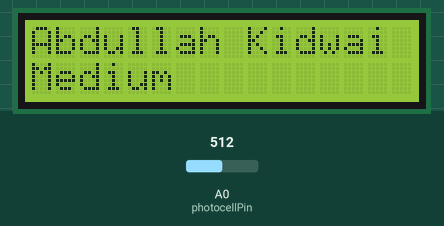
The sketch below on a simulated Arduino Uno, built with avr-gcc and run on an emulated ATmega328P. Shown: 16×2 character LCD. The inputs (shaded band) are chosen by the test bench; at power-on: A0 (photocellPin) = 512. What the sketch prints to the serial monitor is not drawn.

Above: at 2.2 s.
2.3 s: A0 (photocellPin) set to 491
At 3.5 s:
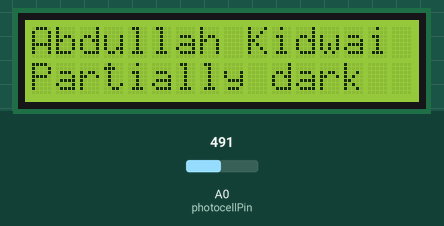
3.8 s: A0 (photocellPin) set to 810
At 4.3 s:
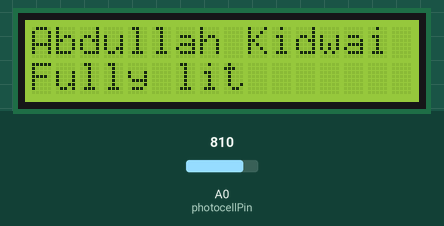
6.8 s: A0 (photocellPin) set to 790
At 8.1 s:
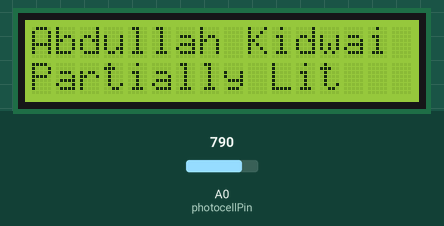
8.4 s: A0 (photocellPin) set to 390
At 9.4 s:
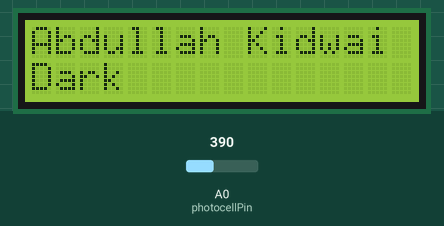
10.0 s: A0 (photocellPin) set to 410
At 11.1 s:
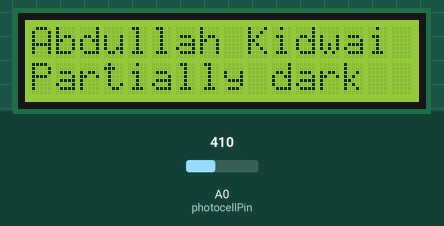
11.5 s: A0 (photocellPin) set to 510
At 12.0 s:
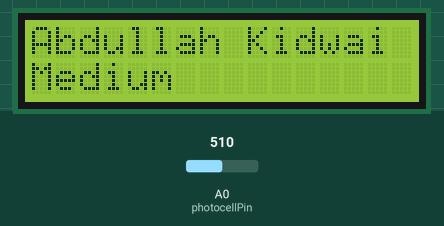
Timing chart, 0 to 14.0 s (numbered marks = the images above; inputs shaded):
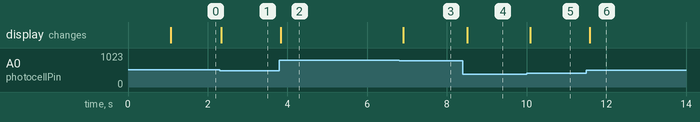

The sketch:

Lab_4.ino
```cpp
// include the library code:
#include <LiquidCrystal.h>

// initialize the library by associating any needed LCD interface pin
// with the arduino pin number it is connected to
const int rs = 12, en = 11, d4 = 5, d5 = 4, d6 = 3, d7 = 2;
LiquidCrystal lcd(rs, en, d4, d5, d6, d7);
int i;
int photocellPin = 0;     // the cell and 10K pulldown are connected to a0
int photocellReading;     // the analog reading from the sensor divider

void setup() {
  Serial.begin(9600);
  // set up the LCD's number of columns and rows:
  lcd.begin(16, 2);
  // Print a message to the LCD.
  lcd.setCursor(0, 0);
  lcd.print("Abdullah Kidwai");

  delay(1000);
}

void loop() {
  photocellReading = analogRead(photocellPin);
  Serial.print("Analog reading = ");
  Serial.println(photocellReading);     // the raw analog reading
  lcd.clear();
  lcd.setCursor(0, 0);
  lcd.print("Abdullah Kidwai");
  if (photocellReading < 400) {
    lcd.setCursor(0, 1);
    lcd.print("Dark");
  } else if (photocellReading < 500) {
    lcd.setCursor(0, 1);
    lcd.print("Partially dark");
  } else if (photocellReading < 600) {
    lcd.setCursor(0, 1);
    lcd.print("Medium");
  } else if (photocellReading < 800) {
    lcd.setCursor(0, 1);
    lcd.print("Partially Lit");
  } else {
    lcd.setCursor(0, 1);
    lcd.print("Fully lit");
  }


  // delay at the end of the full loop:
  delay(100);

}
```

Measured:
- the behaviour switches between 500 and 499 on A0 (photocellPin) (found by bisection; images 0 and 1)
- after the input at 2.3 s, the display: changes at once (image 1)
- after the input at 3.8 s, the display: changes at once (image 2)
- after the input at 6.8 s, the display: changes after 0.11 s (image 3)
- after the input at 8.4 s, the display: changes after 0.11 s (image 4)
- after the input at 10.0 s, the display: changes after 0.09 s (image 5)
- after the input at 11.5 s, the display: changes after 0.08 s (image 6)
